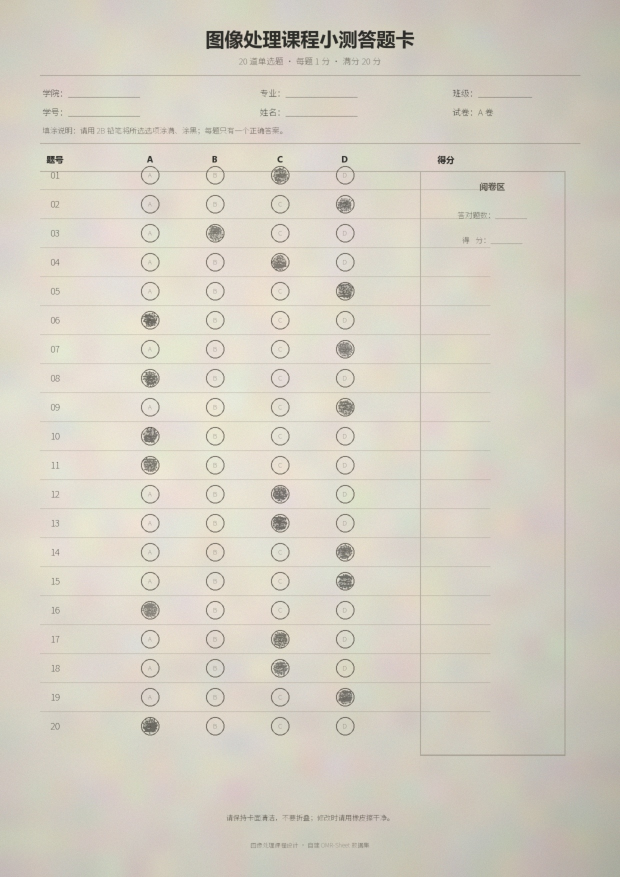
#> input picture data/images/S01.jpg, 1240 x 1754 px (shown at 1/2 size); its folder holds only this picture in this run
$ python -i segmentation.py   (imports and definitions only)
#> lines starting #> are read from the running program, lines starting #| are printed output that depends on the picture; after the words box and inside, x2 and y2 are one past the last pixel; in counts of white or black regions, pixels touching at a corner belong together
### src/omr/config.py
"""Project-wide constants and the canonical answer-sheet layout."""
from __future__ import annotations

from pathlib import Path

ROOT = Path(__file__).resolve().parents[2]
DATA_DIR = ROOT / "data"
IMAGE_DIR = DATA_DIR / "images"
MASK_DIR = DATA_DIR / "masks"
ANNOTATION_DIR = DATA_DIR / "annotations"
RESULTS_DIR = ROOT / "results"
FIGURE_DIR = ROOT / "docs" / "figures"

# A4 at 150 dpi.  The synthetic photos are already cropped and aligned.
WIDTH = 1240
HEIGHT = 1754

N_QUESTIONS = 20
OPTIONS = "ABCD"
ROW0 = 350
ROW_H = 58
Q_X = 110
OPT_X = (300, 430, 560, 690)
BUBBLE_R = 18
GT_R = 17          # radius of a filled option region in the ground truth
ROI_R = 15         # inner radius used to measure pencil coverage

GROUPS = ("clean", "light", "hard")
GROUP_CN = {"clean": "清晰组", "light": "光照不均组", "hard": "低对比/噪声组"}

# Fonts available on the build machine.  Noto Sans SC is used for the rendered
# dataset (open font); Microsoft YaHei bold is used only for headings.
FONT_REGULAR = Path(r"C:\Windows\Fonts\NotoSansSC-VF.ttf")
FONT_BOLD = Path(r"C:\Windows\Fonts\msyhbd.ttc")
FONT_SONG = Path(r"C:\Windows\Fonts\simsun.ttc")

BUBBLES = []
for _q in range(1, N_QUESTIONS + 1):
    for _oi, _opt in enumerate(OPTIONS):
        BUBBLES.append(
            {
                "q": _q,
                "opt": _opt,
                "oi": _oi,
                "cx": OPT_X[_oi],
                "cy": ROW0 + (_q - 1) * ROW_H,
            }
        )

BUBBLE_INDEX = {(b["q"], b["opt"]): i for i, b in enumerate(BUBBLES)}
BUBBLE_Q = [b["q"] for b in BUBBLES]
BUBBLE_OPT = [b["opt"] for b in BUBBLES]
BUBBLE_CX = [b["cx"] for b in BUBBLES]
BUBBLE_CY = [b["cy"] for b in BUBBLES]


# [4 lines left out: function bubble_center, not called in this run]

### src/omr/segmentation.py
"""Classical segmentation baselines and the proposed OMR pipeline.

Everything here is NumPy + Pillow.  No OpenCV / scikit-image dependency is
required, which makes the project easy to run on a clean Windows machine.
"""
from __future__ import annotations

import time
from dataclasses import dataclass, field

import numpy as np
from PIL import Image, ImageDraw

from .config import (
    BUBBLES,
    BUBBLE_CX,
    BUBBLE_CY,
    BUBBLE_OPT,
    BUBBLE_Q,
    GT_R,
    HEIGHT,
    N_QUESTIONS,
    OPTIONS,
    ROI_R,
    WIDTH,
)


@dataclass
class Prediction:
    name: str
    mask: np.ndarray                 # uint8, 0/255: filled-option regions
    ink_mask: np.ndarray             # bool: thresholded ink (for visualisation)
    fills: np.ndarray                # (20, 4) coverage / score
    positives: np.ndarray            # (20, 4) bool
    answers: dict[int, str]
    candidates: int = 0
    time_ms: float = 0.0
    meta: dict = field(default_factory=dict)


# ---------------------------------------------------------------------------
# Basic image operations
# ---------------------------------------------------------------------------
# [25 lines left out: functions to_gray, otsu_threshold, not called in this run]


def box_blur(img: np.ndarray, k: int = 45) -> np.ndarray:
    """Mean filter using an integral image (O(HW), independent of k)."""
    if k % 2 == 0:
        k += 1
    p = k // 2
    a = np.pad(img.astype(np.float64), ((p, p), (p, p)), mode="reflect")
    ii = np.cumsum(np.cumsum(a, axis=0), axis=1)
    ii = np.pad(ii, ((1, 0), (1, 0)))
    out = ii[k:, k:] - ii[:-k, k:] - ii[k:, :-k] + ii[:-k, :-k]
    return out / float(k * k)


def _shift_bool(a: np.ndarray, dy: int, dx: int, fill: bool = False) -> np.ndarray:
    h, w = a.shape
    out = np.full_like(a, fill, dtype=bool)
    ys0, ys1 = max(0, dy), min(h, h + dy)
    xs0, xs1 = max(0, dx), min(w, w + dx)
    if ys0 >= ys1 or xs0 >= xs1:
        return out
    out[ys0:ys1, xs0:xs1] = a[ys0 - dy : ys1 - dy, xs0 - dx : xs1 - dx]
    return out


def dilate(a: np.ndarray, r: int = 1) -> np.ndarray:
    out = np.zeros_like(a, dtype=bool)
    for dy in range(-r, r + 1):
        for dx in range(-r, r + 1):
            out |= _shift_bool(a, dy, dx, False)
    return out


def erode(a: np.ndarray, r: int = 1) -> np.ndarray:
    return ~dilate(~a, r)


def close(a: np.ndarray, r: int = 1) -> np.ndarray:
    return erode(dilate(a, r), r)


def open_(a: np.ndarray, r: int = 1) -> np.ndarray:
    return dilate(erode(a, r), r)


# ---------------------------------------------------------------------------
# Region-of-interest measurement
# ---------------------------------------------------------------------------
_DISK_CACHE: dict[int, np.ndarray] = {}


def disk(r: int) -> np.ndarray:
    if r not in _DISK_CACHE:
        yy, xx = np.ogrid[-r : r + 1, -r : r + 1]
        _DISK_CACHE[r] = (xx * xx + yy * yy) <= r * r
    return _DISK_CACHE[r]


def roi_fill(binary: np.ndarray, r: int = ROI_R) -> np.ndarray:
    d = disk(r)
    out = np.zeros((N_QUESTIONS, len(OPTIONS)), dtype=np.float64)
    for b in BUBBLES:
        q, oi, cx, cy = b["q"], b["oi"], b["cx"], b["cy"]
        sub = binary[cy - r : cy + r + 1, cx - r : cx + r + 1]
        out[q - 1, oi] = float(sub[d].mean())
    return out


def answers_from_fills(fills: np.ndarray, threshold: float) -> tuple[np.ndarray, dict[int, str]]:
    positives = fills >= threshold
    answers: dict[int, str] = {}
    for q in range(1, N_QUESTIONS + 1):
        row = fills[q - 1]
        if positives[q - 1].any():
            answers[q] = OPTIONS[int(np.argmax(row))]
        else:
            answers[q] = ""
    return positives, answers


def regions_from_positives(positives: np.ndarray, r: int = GT_R) -> np.ndarray:
    img = Image.new("L", (WIDTH, HEIGHT), 0)
    draw = ImageDraw.Draw(img)
    for b in BUBBLES:
        if positives[b["q"] - 1, b["oi"]]:
            cx, cy = b["cx"], b["cy"]
            draw.ellipse([cx - r, cy - r, cx + r, cy + r], fill=255)
    return np.asarray(img, dtype=np.uint8)


# ---------------------------------------------------------------------------
# Run-length connected components (fast enough in pure Python)
# ---------------------------------------------------------------------------
# [120 lines left out: functions components, predict_global_roi, not called in this run]


def predict_proposed(
    gray: np.ndarray,
    delta: float = 10.0,
    threshold: float = 0.40,
    close_r: int = 1,
    open_r: int = 1,
    background_k: int = 45,
) -> Prediction:
    t0 = time.perf_counter()
    bg = box_blur(gray, background_k)
    diff = bg - gray.astype(np.float64)
    ink = diff > delta
    if close_r > 0:
        ink = close(ink, close_r)
    if open_r > 0:
        ink = open_(ink, open_r)
    fills = roi_fill(ink)
    positives, answers = answers_from_fills(fills, threshold)
    mask = regions_from_positives(positives)
    return Prediction(
        name="proposed",
        mask=mask,
        ink_mask=ink,
        fills=fills,
        positives=positives,
        answers=answers,
        candidates=int(positives.sum()),
        time_ms=(time.perf_counter() - t0) * 1000.0,
        meta={"delta": delta, "threshold": threshold, "background_k": background_k},
    )


# [77 lines left out: functions predict_proposed_no_morph, predict_baseline_cc, not called in this run]

>>> import cv2
>>> picture = cv2.imread('../../data/images/S01.jpg', cv2.IMREAD_GRAYSCALE)
>>> result = predict_proposed(picture)
#> in box_blur, `ii = np.cumsum(np.cumsum(a, axis=0), axis=1)`:
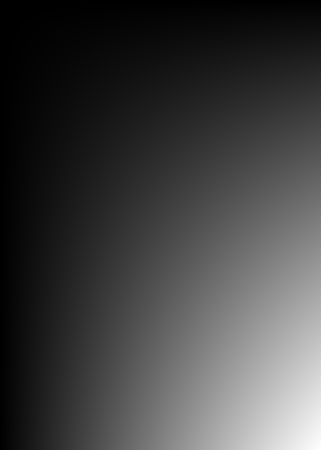
#> ii: shape (1798, 1284) float64 (shown at 1/4 size); min 201, max 479163453, mean 122324223.7; drawn with min black and max white
#> in predict_proposed, `diff = bg - gray.astype(np.float64)`:
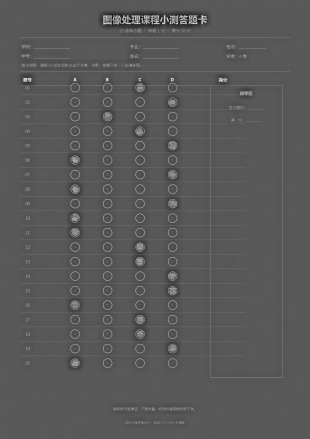
#> diff: shape (1754, 1240) float64 (shown at 1/4 size); min -87.42, max 163.9, mean 0; drawn with min black and max white
#> in predict_proposed, `ink = diff > delta`:
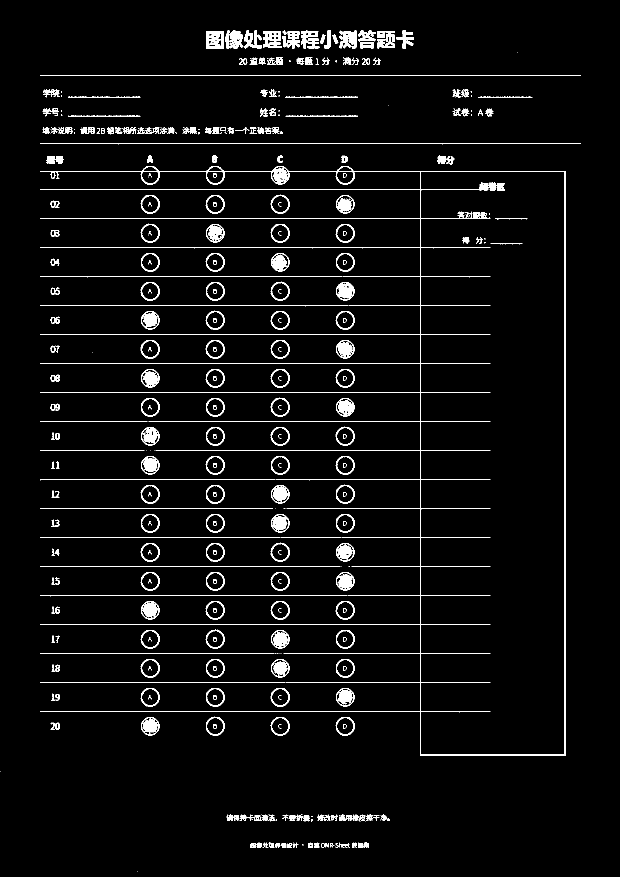
#> ink: shape (1754, 1240) bool (shown at 1/2 size); 4.1% white; 380 white regions (92 under 20 px), largest, box (x1, y1, x2, y2) and area: (80, 332, 1131, 1512) 21722, (80, 286, 1161, 289) 2164, (80, 150, 1161, 152) 2162
#> the loop in dilate, `for dy in range(-r, r + 1):` made 3 passes
#> after the loop in dilate, `for dy in range(-r, r + 1):`:
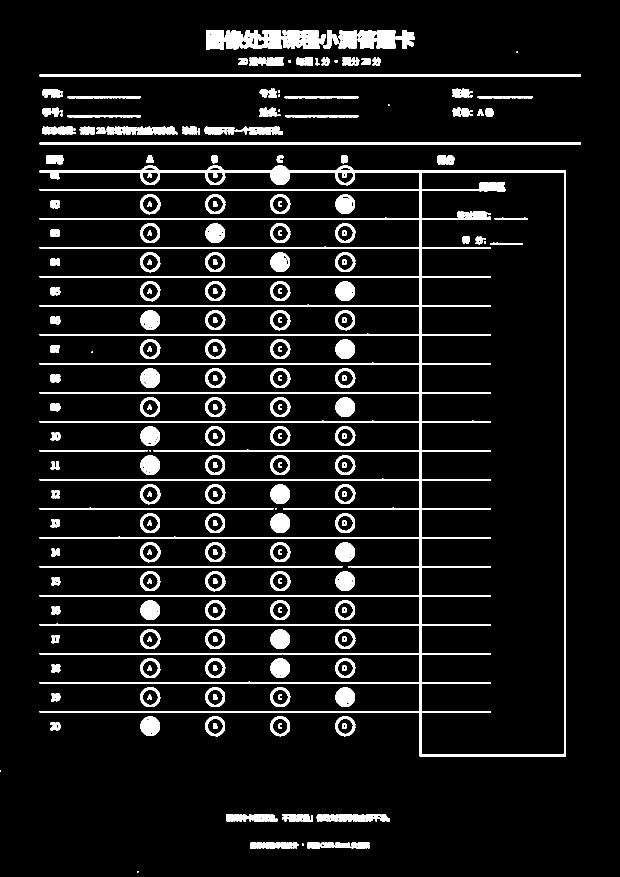
#> out: shape (1754, 1240) bool (shown at 1/2 size); 8.3% white; 247 white regions (26 under 20 px), largest, box (x1, y1, x2, y2) and area: (79, 331, 1132, 1513) 65433, (79, 285, 1162, 290) 4338, (79, 149, 1162, 153) 4332
#> call 2 of dilate, with r = 1
#> the loop in dilate (call 2), `for dy in range(-r, r + 1):` made 3 passes
#> after the loop in dilate (call 2), `for dy in range(-r, r + 1):`:
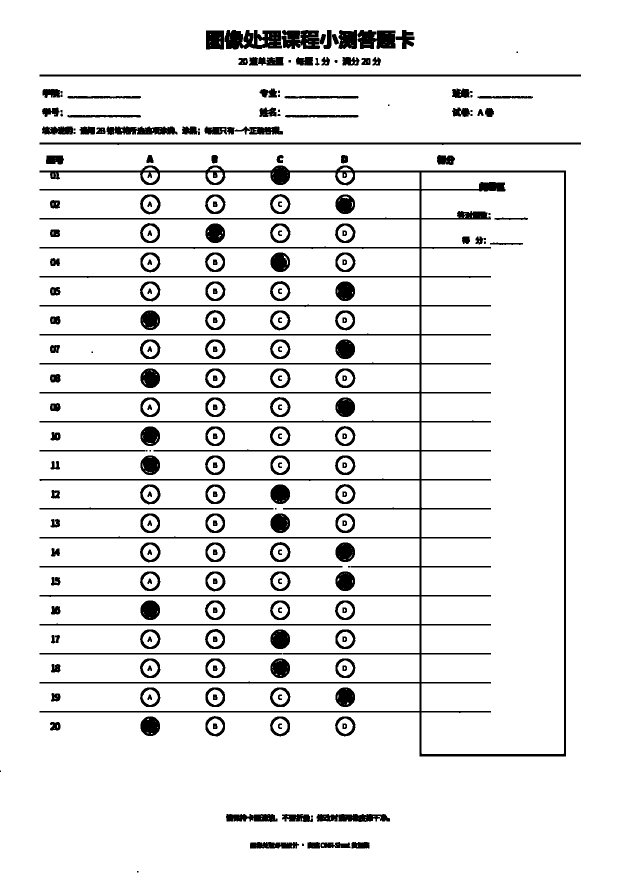
#> a: shape (1754, 1240) bool (shown at 1/2 size); 91.7% white; 247 black regions (26 under 20 px), largest, box (x1, y1, x2, y2) and area: (79, 331, 1132, 1513) 65433, (79, 285, 1162, 290) 4338, (79, 149, 1162, 153) 4332
#> call 4 of dilate, with r = 1
#> the loop in dilate (call 4), `for dy in range(-r, r + 1):` made 3 passes
#> after the loop in dilate (call 4), `for dy in range(-r, r + 1):`:
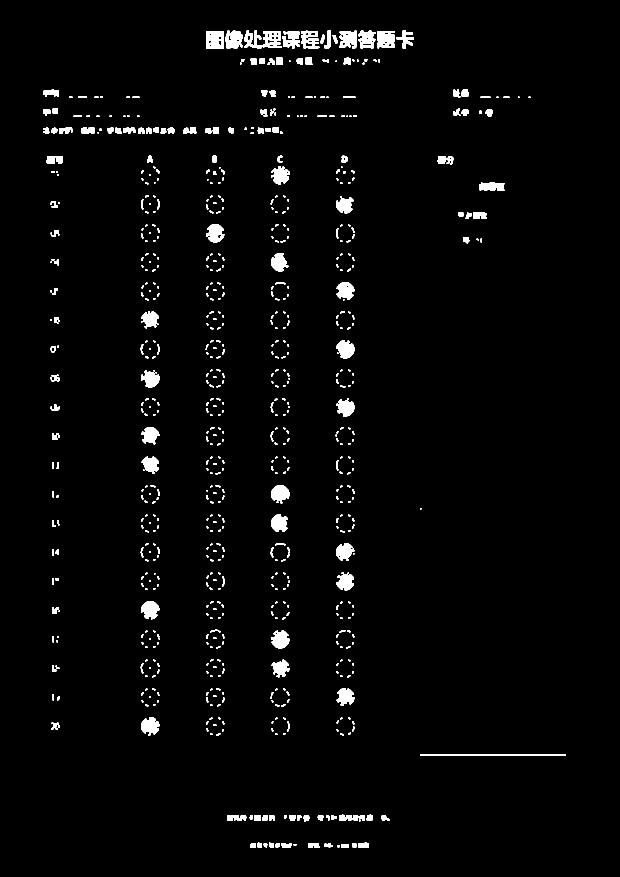
#> out: shape (1754, 1240) bool (shown at 1/2 size); 2.5% white; 739 white regions (329 under 20 px), largest, box (x1, y1, x2, y2) and area: (488, 61, 563, 97) 1581, (413, 62, 447, 98) 1096, (754, 62, 790, 97) 1074
#> after the loop in roi_fill, `for b in BUBBLES:`: out = 20 rows, first 6: [0.0282, 0.0719, 0.924, 0.0423], [0.0212, 0.0324, 0, 0.841], [0.0169, 0.896, 0, 0], [0.0212, 0.0324, 0.877, 0], [0.0212, 0.0324, 0, 0.928], [0.865, 0.0324, 0, 0]
#> in predict_proposed, `fills = roi_fill(ink)`: fills has the same summary as out in roi_fill
#> in answers_from_fills, `positives = fills >= threshold`: positives = 20 rows, first 6: [False, False, True, False], [False, False, False, True], [False, True, False, False], [False, False, True, False], [False, False, False, True], [True, False, False, False]
#> the loop in answers_from_fills, `for q in range(1, N_QUESTIONS + 1):` made 20 passes
#> after the loop in answers_from_fills, `for q in range(1, N_QUESTIONS + 1):`: answers = 20 items
#> in regions_from_positives, `return np.asarray(img, dtype=np.uint8)`:
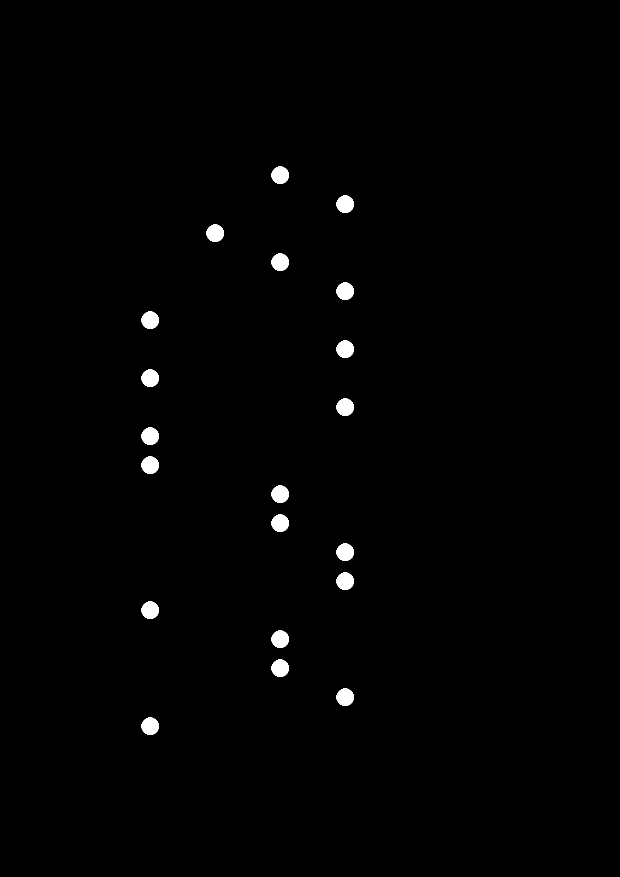
#> returned value: shape (1754, 1240) (shown at 1/2 size); 0.88% white; 20 white regions, largest, box (x1, y1, x2, y2) and area: (543, 333, 578, 368) 957, (673, 391, 708, 426) 957, (413, 449, 448, 484) 957

$ run again, on data/images/S02.jpg
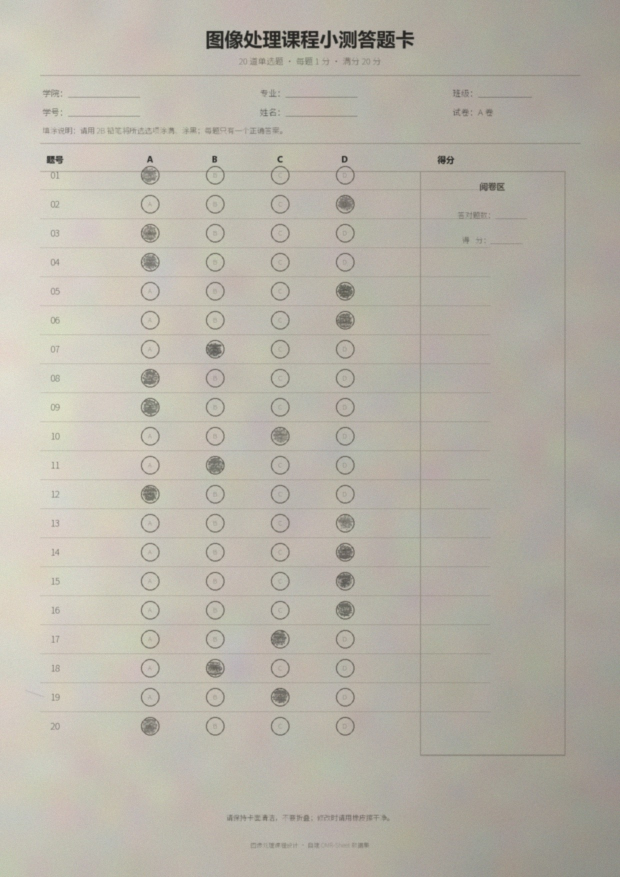
#> input picture data/images/S02.jpg, 1240 x 1754 px (shown at 1/2 size)
#> in predict_proposed, `ink = diff > delta`:
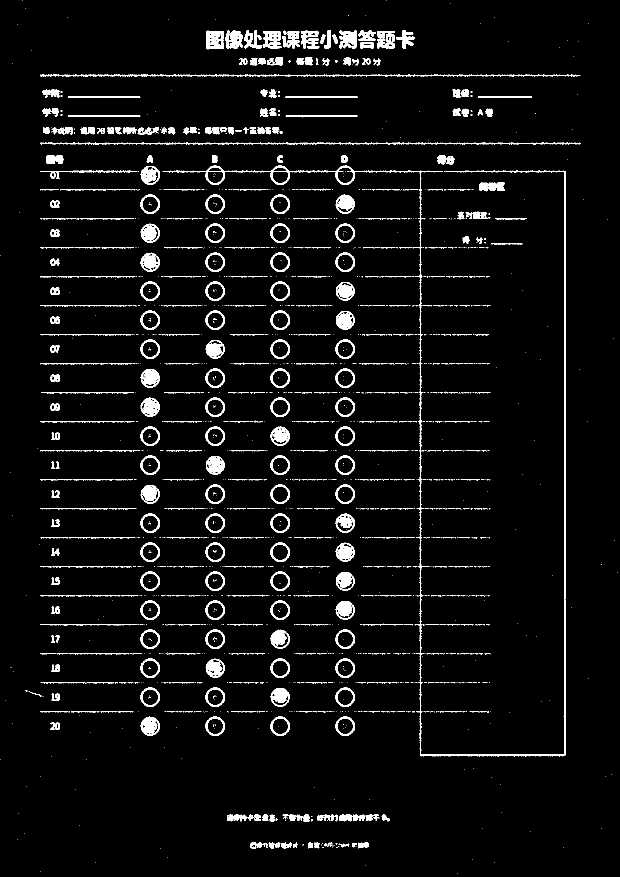
#> ink: shape (1754, 1240) bool (shown at 1/2 size); 4.8% white; 1915 white regions (1468 under 20 px), largest, box (x1, y1, x2, y2) and area: (325, 331, 1132, 1513) 9620, (80, 149, 1161, 153) 2783, (80, 284, 1161, 289) 2700
#> the loop in dilate, `for dy in range(-r, r + 1):` made 3 passes
#> the loop in dilate (call 2), `for dy in range(-r, r + 1):` made 3 passes
#> after the loop in roi_fill, `for b in BUBBLES:`: out = 20 rows, first 6: [0.814, 0.0113, 0.0113, 0.0113], [0, 0, 0, 0.853], [0.897, 0, 0, 0], [0.897, 0, 0, 0], [0, 0, 0, 0.896], [0, 0.0212, 0, 0.932]
#> fills has the same summary as out in roi_fill
#> in answers_from_fills, `positives = fills >= threshold`: positives = 20 rows, first 6: [True, False, False, False], [False, False, False, True], [True, False, False, False], [True, False, False, False], [False, False, False, True], [False, False, False, True]
#> the loop in answers_from_fills, `for q in range(1, N_QUESTIONS + 1):` made 20 passes
#> after the loop in answers_from_fills, `for q in range(1, N_QUESTIONS + 1):`: answers = 20 items
#> in regions_from_positives, `return np.asarray(img, dtype=np.uint8)`:
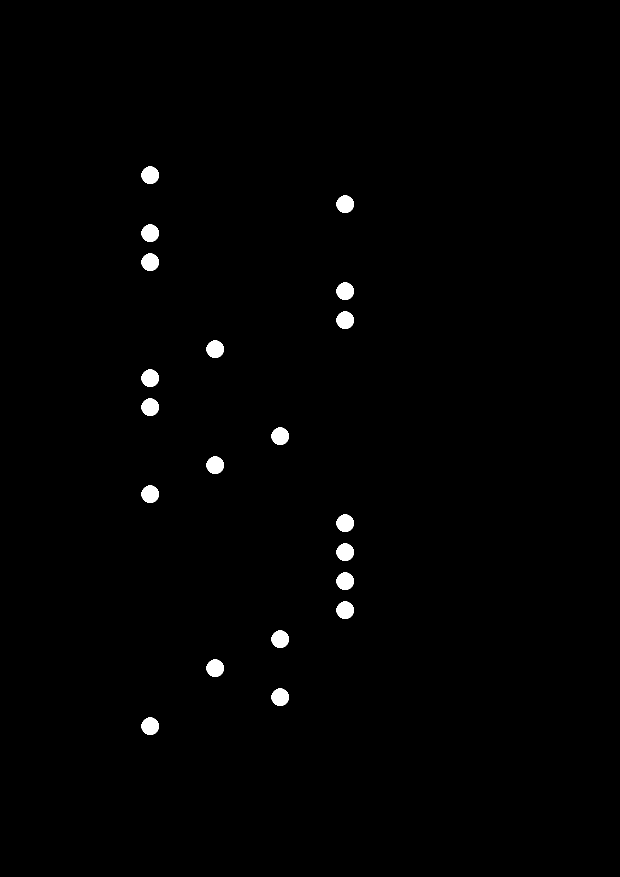
#> returned value: shape (1754, 1240) (shown at 1/2 size); 0.88% white; 20 white regions, largest, box (x1, y1, x2, y2) and area: (283, 333, 318, 368) 957, (673, 391, 708, 426) 957, (283, 449, 318, 484) 957
